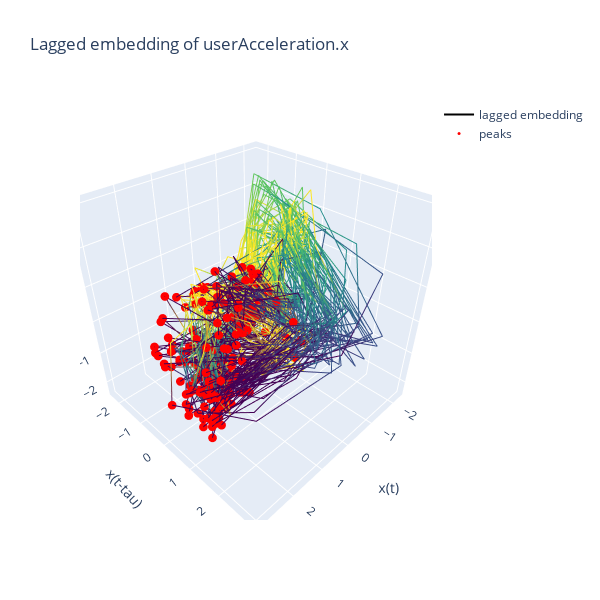

Notebook code cell kept with this figure:
### Code cell
layout = go.Layout(
    title="Lagged embedding of userAcceleration.x",
    scene=dict(
        xaxis=dict(title="x(t)"),
        yaxis=dict(title="x(t-tau)"),
        zaxis=dict(title="x(t-2*tau)"),
    ),
    width=600,
    height=600,
)


colors = np.zeros(len(x))
for i in range(len(peaks) - 1):
    start, end = peaks[i], peaks[i + 1]
    colors[start:end] = np.concatenate(
        [
            np.linspace(0, 1, (end - start) // 2),
            np.linspace(1, 0, (end - start) - (end - start) // 2),
        ]
    )


data = [
    go.Scatter3d(
        name="lagged embedding",
        x=x[: -2 * tau],
        y=x[tau:-tau],
        z=x[2 * tau :],
        mode="lines",
        line=dict(color=colors[: -2 * tau], colorscale="Viridis"),
    ),
    go.Scatter3d(
        name="peaks",
        x=x[peaks],
        y=x[peaks + tau],
        z=x[peaks + 2 * tau],
        mode="markers",
        marker=dict(color="red", size=3),
    ),
]

fig = go.Figure(data=data, layout=layout)
fig.show()

### Figure 1 — Plotly figure (JSON) as saved in the notebook; plotly's stock layout.template omitted (floating-point values rounded to 4 significant figures; data arrays with more than 128 entries replaced by an {"elided": "..."} marker saying what was removed)
{"data": [{"line": {"color": {"elided": "1448 float values"}, "colorscale": [[0, "#440154"], [0.1111, "#482878"], [0.2222, "#3e4989"], [0.3333, "#31688e"], [0.4444, "#26828e"], [0.5556, "#1f9e89"], [0.6667, "#35b779"], [0.7778, "#6ece58"], [0.8889, "#b5de2b"], [1, "#fde725"]]}, "mode": "lines", "name": "lagged embedding", "type": "scatter3d", "x": {"elided": "1448 float values"}, "y": {"elided": "1448 float values"}, "z": {"elided": "1448 float values"}}, {"marker": {"color": "red", "size": 3}, "mode": "markers", "name": "peaks", "type": "scatter3d", "x": {"elided": "223 float values"}, "y": {"elided": "223 float values"}, "z": {"elided": "223 float values"}}], "layout": {"height": 600, "scene": {"xaxis": {"title": {"text": "x(t)"}}, "yaxis": {"title": {"text": "x(t-tau)"}}, "zaxis": {"title": {"text": "x(t-2*tau)"}}}, "title": {"text": "Lagged embedding of userAcceleration.x"}, "width": 600}}
